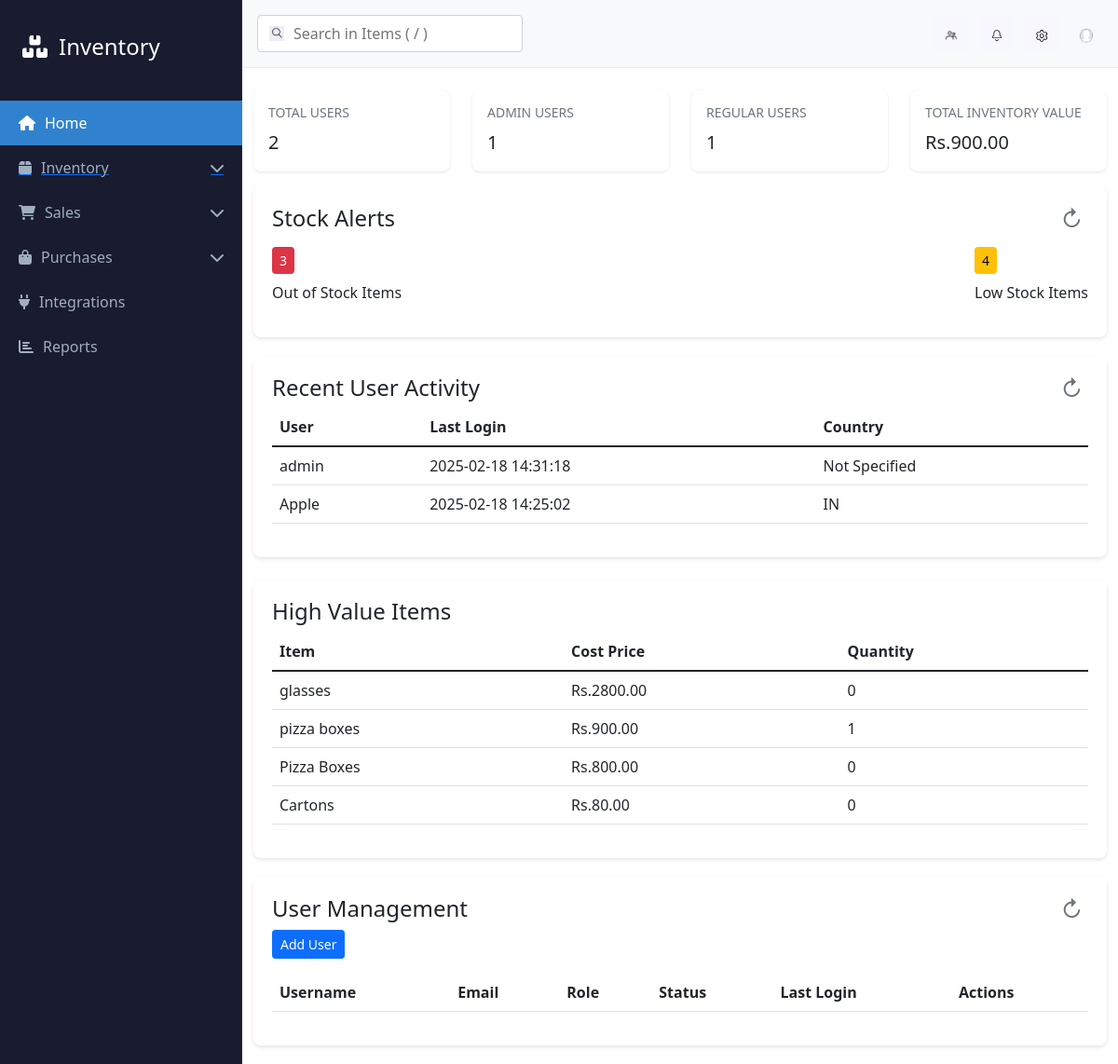
The app's page /admin/dashboard (signed in), older data.
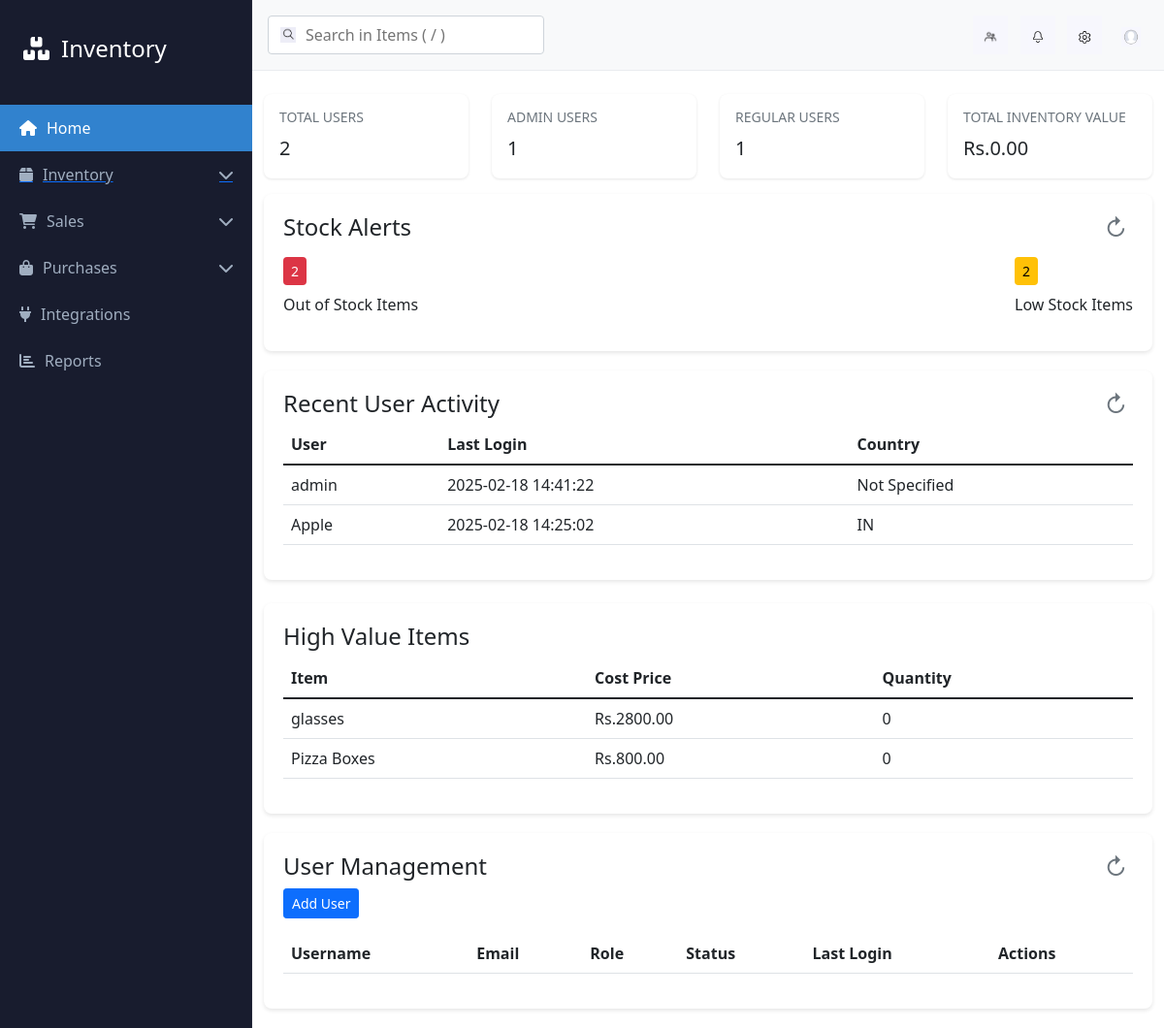
The same page, newer data.
### app.py (models this page shows, shortened)
class User(db.Model, UserMixin):
    __tablename__ = "user"
    id = db.Column(db.Integer, primary_key=True)
    username = db.Column(db.String(100))
    email = db.Column(db.String(100))
    password_hash = db.Column(db.String(200))
    phone = db.Column(db.String(20))
    country = db.Column(db.String(100))
    state = db.Column(db.String(100))
    role = db.Column(db.String(100), default="user")
    last_login = db.Column(db.DateTime, default=datetime.utcnow)

class Item(db.Model):
    id = db.Column(db.Integer, primary_key=True)
    name = db.Column(db.String(100), nullable=False)
    sku = db.Column(db.String(50))
    unit = db.Column(db.String(20), nullable=False)
    returnable = db.Column(db.Boolean, default=True)
    selling_price = db.Column(db.Float)
    cost_price = db.Column(db.Float)
    tax_rate = db.Column(db.Float)
    quantity_in_hand = db.Column(db.Integer, default=0)
    quantity_to_receive = db.Column(db.Integer, default=0)
    reorder_point = db.Column(db.Integer, default=10)

### app.py (the view)
@app.route('/admin/dashboard')
@login_required
@admin_required
def admin_dashboard():
    total_users = User.query.count()
    admin_users = User.query.filter_by(role="admin").count()
    regular_users = User.query.filter_by(role="user").count()
    recent_users = [
        {
            'username': user.username,
            'last_login': user.last_login.strftime('%Y-%m-%d %H:%M:%S'),
            'email': user.email,
            'country': user.country
        }
        for user in User.query.order_by(User.last_login.desc()).limit(5).all()
    ]
    total_items = Item.query.count()
    total_inventory_value = db.session.query(
        func.sum(case((Item.cost_price.isnot(None),
                      Item.quantity_in_hand * Item.cost_price), else_=0))
    ).scalar() or 0
    low_stock_items = Item.query.filter(Item.quantity_in_hand <= Item.reorder_point).count()
    out_of_stock_items = Item.query.filter(Item.quantity_in_hand == 0).count()
    high_value_items = [
        {
            'name': item.name,
            'cost_price': float(item.cost_price) if item.cost_price else 0,
            'quantity': item.quantity_in_hand
        }
        for item in Item.query.filter(
            Item.cost_price.isnot(None)
        ).order_by(Item.cost_price.desc()).limit(5).all()
    ]
    user_by_country = [
        {
            'country': country or 'Not Specified',
            'count': count
        }
        for country, count in db.session.query(
            User.country,
            func.count(User.id).label('count')
        ).group_by(User.country).all()
    ]
    price_ranges = [
        (0, 100, '0-100'),
        (101, 500, '101-500'),
        (501, 1000, '501-1000'),
        (1001, float('inf'), '1000+')
    ]
    price_distribution = []
    for min_price, max_price, label in price_ranges:
        count = Item.query.filter(
            Item.selling_price >= min_price,
            Item.selling_price <= max_price if max_price != float('inf') else Item.selling_price > min_price
        ).count()
        price_distribution.append({'range': label, 'count': count})
    return render_template(
        "admin_dashboard.html",
        total_users=total_users,
        admin_users=admin_users,
        regular_users=regular_users,
        recent_users=recent_users,
        total_items=total_items,
        total_inventory_value=total_inventory_value,
        low_stock_items=low_stock_items,
        out_of_stock_items=out_of_stock_items,
        high_value_items=high_value_items,
        user_by_country=user_by_country,
        price_distribution=price_distribution
    )

### app.py (called while the page is built)
def admin_required(f):
    @wraps(f)
    def decorated_function(*args, **kwargs):
        if not current_user.is_authenticated:
            flash("Please login to access this page.", "error")
            return redirect(url_for("loginFunction"))
        if current_user.role != "admin":
            flash("Access denied: Admin privileges required for this operation.", "error")
            return redirect(url_for("dashboard"))
        return f(*args, **kwargs)
    return decorated_function

@login_manager.user_loader
def load_user(user_id):
    return db.session.get(User, int(user_id))

### templates/admin_dashboard.html (shortened to what the changed rows need)
<!DOCTYPE html>
<html lang="en">
<head>
    <link href="https://cdn.jsdelivr.net/npm/bootstrap@5.1.3/dist/css/bootstrap.min.css" rel="stylesheet">
    <link href="https://cdnjs.cloudflare.com/ajax/libs/font-awesome/6.0.0/css/all.min.css" rel="stylesheet">
</head>
<body>
    <div class="app-container">
        <main class="main-content">
            <div class="container-fluid mt-4">
                <div class="row">
                    <div class="col-md-3">
                        <div class="stat-card" id="inventoryValueCard">
                            <h3>TOTAL INVENTORY VALUE</h3>
                            <p>Rs.{{ "%.2f"|format(total_inventory_value) }}</p>
                        </div>
                    </div>
                </div>
                <div class="col-md-6" style="width: 100%;">
                    <div class="dashboard-card">
                        <div class="d-flex justify-content-between mt-3" id="stockAlerts">
                            <div>
                                <span class="alert-badge danger">{{ out_of_stock_items }}</span>
                                <p class="mt-2">Out of Stock Items</p>
                            </div>
                            <div>
                                <span class="alert-badge warning">{{ low_stock_items }}</span>
                                <p class="mt-2">Low Stock Items</p>
                            </div>
                        </div>
                    </div>
                </div>
                <div class="col-md-6" style="width: 100%;">
                    <div class="dashboard-card">
                        <div class="recent-activity">
                            <table class="table table-hover" id="recentActivityTable">
                                <thead>
                                    <tr>
                                        <th>User</th>
                                        <th>Last Login</th>
                                        <th>Country</th>
                                    </tr>
                                </thead>
                                <tbody>
                                    {% for user in recent_users %}
                                    <tr>
                                        <td>{{ user.username }}</td>
                                        <td>{{ user.last_login }}</td>
                                        <td>{{ user.country or 'Not Specified' }}</td>
                                    </tr>
                                    {% endfor %}
                                </tbody>
                            </table>
                        </div>
                    </div>
                </div>
                <div class="row mt-4">
                    <div class="col-md-12">
                        <div class="dashboard-card">
                            <div class="table-responsive">
                                <table class="table table-hover" id="highValueTable">
                                    <thead>
                                        <tr>
                                            <th>Item</th>
                                            <th>Cost Price</th>
                                            <th>Quantity</th>
                                        </tr>
                                    </thead>
                                    <tbody>
                                        {% for item in high_value_items %}
                                        <tr>
                                            <td>{{ item.name }}</td>
                                            <td>Rs.{{ "%.2f"|format(item.cost_price) }}</td>
                                            <td>{{ item.quantity }}</td>
                                        </tr>
                                        {% endfor %}
                                    </tbody>
                                </table>
                            </div>
                        </div>
                    </div>
                </div>
                <div class="col-md-12">
                    <div class="dashboard-card">
                        <div class="table-responsive">
                            <table class="table table-hover" id="userManagementTable">
                                <thead>
                                    <tr>
                                        <th>Username</th>
                                        <th>Email</th>
                                        <th>Role</th>
                                        <th>Status</th>
                                        <th>Last Login</th>
                                        <th>Actions</th>
                                    </tr>
                                </thead>
                            </table>
                        </div>
                    </div>
                </div>
            </div>
        </main>
    </div>

Row changes from the older to the newer data that the page shows:
removed Item: name "pizza boxes", cost_price "900.00", quantity "1"
removed Item: name "Cartons", cost_price "80.00", quantity "0"
changed User "admin": last_login "2025-02-18 14:31:18" → "2025-02-18 14:41:22"
Text that changed along with them:
{{ "%.2f"|format(total_inventory_value) }}: "900.00" → "0.00"
{{ out_of_stock_items }}: "3" → "2"
{{ low_stock_items }}: "4" → "2"
